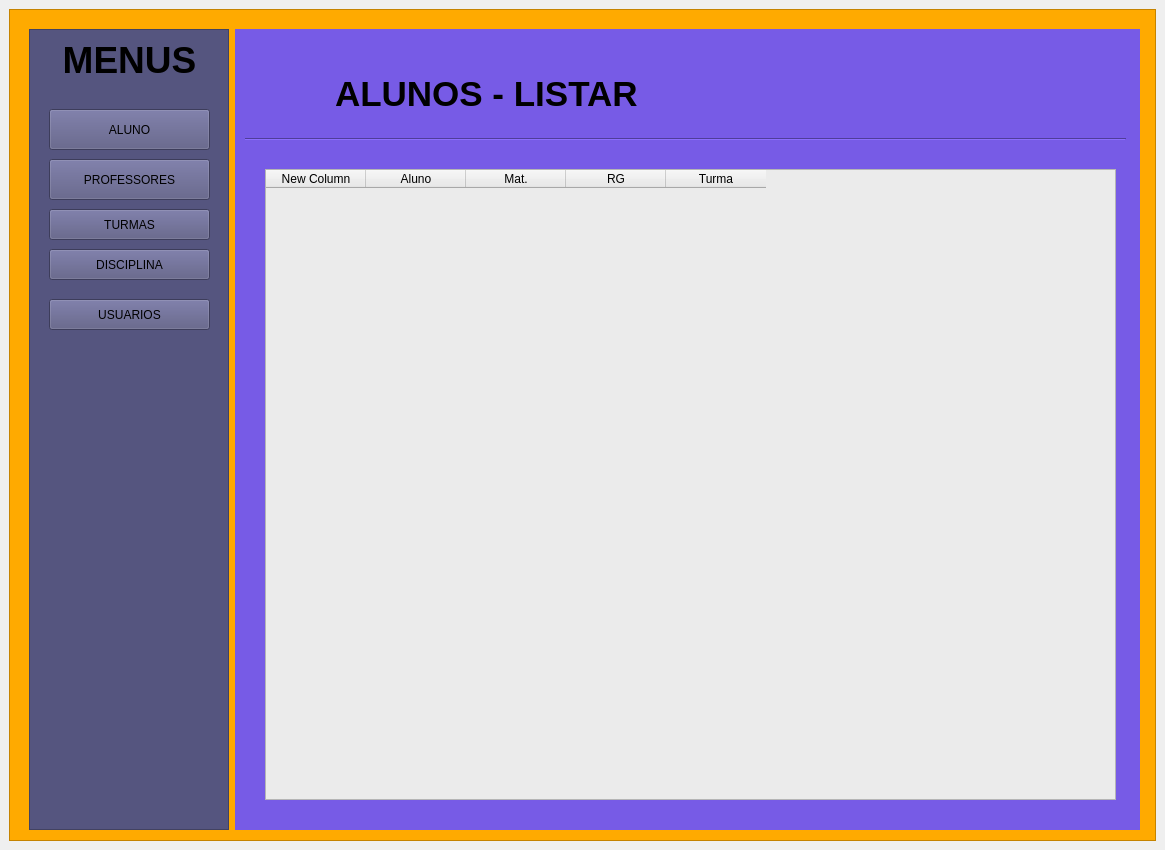
<?xml version="1.0" encoding="UTF-8"?>
<ui version="4.0">
 <class>Sistema</class>
 <widget class="QMainWindow" name="Sistema">
  <property name="geometry">
   <rect>
    <x>0</x>
    <y>0</y>
    <width>1165</width>
    <height>850</height>
   </rect>
  </property>
  <property name="minimumSize">
   <size>
    <width>1165</width>
    <height>850</height>
   </size>
  </property>
  <property name="maximumSize">
   <size>
    <width>1165</width>
    <height>850</height>
   </size>
  </property>
  <property name="windowTitle">
   <string>MainWindow</string>
  </property>
  <widget class="QWidget" name="centralwidget">
   <layout class="QVBoxLayout" name="verticalLayout">
    <item>
     <widget class="QFrame" name="frame_2">
      <property name="sizePolicy">
       <sizepolicy hsizetype="Expanding" vsizetype="Preferred">
        <horstretch>0</horstretch>
        <verstretch>0</verstretch>
       </sizepolicy>
      </property>
      <property name="styleSheet">
       <string notr="true">background-color: rgb(255, 170, 0);</string>
      </property>
      <property name="frameShape">
       <enum>QFrame::StyledPanel</enum>
      </property>
      <property name="frameShadow">
       <enum>QFrame::Raised</enum>
      </property>
      <widget class="QWidget" name="layoutWidget">
       <property name="geometry">
        <rect>
         <x>20</x>
         <y>20</y>
         <width>1111</width>
         <height>801</height>
        </rect>
       </property>
       <layout class="QHBoxLayout" name="horizontalLayout">
        <item>
         <widget class="QFrame" name="Barra_menus">
          <property name="sizePolicy">
           <sizepolicy hsizetype="Expanding" vsizetype="Expanding">
            <horstretch>0</horstretch>
            <verstretch>0</verstretch>
           </sizepolicy>
          </property>
          <property name="minimumSize">
           <size>
            <width>200</width>
            <height>0</height>
           </size>
          </property>
          <property name="maximumSize">
           <size>
            <width>200</width>
            <height>16777215</height>
           </size>
          </property>
          <property name="styleSheet">
           <string notr="true">background-color: rgb(85, 85, 127);</string>
          </property>
          <property name="frameShape">
           <enum>QFrame::StyledPanel</enum>
          </property>
          <property name="frameShadow">
           <enum>QFrame::Raised</enum>
          </property>
          <widget class="QLabel" name="label">
           <property name="geometry">
            <rect>
             <x>30</x>
             <y>10</y>
             <width>141</width>
             <height>41</height>
            </rect>
           </property>
           <property name="text">
            <string>&lt;html&gt;&lt;head/&gt;&lt;body&gt;&lt;p align=&quot;center&quot;&gt;&lt;span style=&quot; font-size:28pt; font-weight:700;&quot;&gt;MENUS&lt;/span&gt;&lt;/p&gt;&lt;/body&gt;&lt;/html&gt;</string>
           </property>
          </widget>
          <widget class="QPushButton" name="Menu_Aluno">
           <property name="geometry">
            <rect>
             <x>20</x>
             <y>80</y>
             <width>161</width>
             <height>41</height>
            </rect>
           </property>
           <property name="styleSheet">
            <string notr="true"/>
           </property>
           <property name="text">
            <string>ALUNO</string>
           </property>
          </widget>
          <widget class="QPushButton" name="Menu_Professor">
           <property name="geometry">
            <rect>
             <x>20</x>
             <y>130</y>
             <width>161</width>
             <height>41</height>
            </rect>
           </property>
           <property name="text">
            <string>PROFESSORES</string>
           </property>
          </widget>
          <widget class="QPushButton" name="Menu_Turmas">
           <property name="geometry">
            <rect>
             <x>20</x>
             <y>180</y>
             <width>161</width>
             <height>31</height>
            </rect>
           </property>
           <property name="text">
            <string>TURMAS</string>
           </property>
          </widget>
          <widget class="QPushButton" name="Menu_Disciplina">
           <property name="geometry">
            <rect>
             <x>20</x>
             <y>220</y>
             <width>161</width>
             <height>31</height>
            </rect>
           </property>
           <property name="text">
            <string>DISCIPLINA</string>
           </property>
          </widget>
          <widget class="QPushButton" name="Menu_Usuarios">
           <property name="geometry">
            <rect>
             <x>20</x>
             <y>270</y>
             <width>161</width>
             <height>31</height>
            </rect>
           </property>
           <property name="text">
            <string>USUARIOS</string>
           </property>
          </widget>
         </widget>
        </item>
        <item>
         <widget class="QStackedWidget" name="Paginas">
          <property name="sizePolicy">
           <sizepolicy hsizetype="Expanding" vsizetype="Expanding">
            <horstretch>0</horstretch>
            <verstretch>0</verstretch>
           </sizepolicy>
          </property>
          <property name="minimumSize">
           <size>
            <width>200</width>
            <height>0</height>
           </size>
          </property>
          <property name="styleSheet">
           <string notr="true">background-color: rgb(255, 170, 178);
background-color: rgb(119, 91, 230);</string>
          </property>
          <property name="currentIndex">
           <number>1</number>
          </property>
          <widget class="QWidget" name="Dashboard">
           <widget class="QLabel" name="label_2">
            <property name="geometry">
             <rect>
              <x>280</x>
              <y>190</y>
              <width>331</width>
              <height>121</height>
             </rect>
            </property>
            <property name="font">
             <font>
              <pointsize>43</pointsize>
              <bold>true</bold>
             </font>
            </property>
            <property name="text">
             <string>PG INICIAL</string>
            </property>
           </widget>
          </widget>
          <widget class="QWidget" name="Alunos">
           <widget class="QLabel" name="label_3">
            <property name="geometry">
             <rect>
              <x>100</x>
              <y>40</y>
              <width>541</width>
              <height>51</height>
             </rect>
            </property>
            <property name="font">
             <font>
              <pointsize>48</pointsize>
             </font>
            </property>
            <property name="text">
             <string>&lt;html&gt;&lt;head/&gt;&lt;body&gt;&lt;p&gt;&lt;span style=&quot; font-size:26pt; font-weight:700;&quot;&gt;ALUNOS - LISTAR&lt;/span&gt;&lt;/p&gt;&lt;/body&gt;&lt;/html&gt;</string>
            </property>
           </widget>
           <widget class="Line" name="line">
            <property name="geometry">
             <rect>
              <x>10</x>
              <y>100</y>
              <width>881</width>
              <height>20</height>
             </rect>
            </property>
            <property name="orientation">
             <enum>Qt::Horizontal</enum>
            </property>
           </widget>
           <widget class="QTableWidget" name="tableWidget">
            <property name="geometry">
             <rect>
              <x>30</x>
              <y>140</y>
              <width>851</width>
              <height>631</height>
             </rect>
            </property>
            <property name="styleSheet">
             <string notr="true">background-color: rgb(235, 235, 235);</string>
            </property>
            <column>
             <property name="text">
              <string>New Column</string>
             </property>
            </column>
            <column>
             <property name="text">
              <string>Aluno</string>
             </property>
            </column>
            <column>
             <property name="text">
              <string>Mat.</string>
             </property>
            </column>
            <column>
             <property name="text">
              <string>RG</string>
             </property>
            </column>
            <column>
             <property name="text">
              <string>Turma</string>
             </property>
            </column>
           </widget>
          </widget>
          <widget class="QWidget" name="Alunos_Cadastrar">
           <widget class="QLabel" name="label_7">
            <property name="geometry">
             <rect>
              <x>90</x>
              <y>30</y>
              <width>541</width>
              <height>51</height>
             </rect>
            </property>
            <property name="font">
             <font>
              <pointsize>48</pointsize>
             </font>
            </property>
            <property name="text">
             <string>&lt;html&gt;&lt;head/&gt;&lt;body&gt;&lt;p&gt;&lt;span style=&quot; font-size:26pt; font-weight:700;&quot;&gt;ALUNOS - LISTAR&lt;/span&gt;&lt;/p&gt;&lt;/body&gt;&lt;/html&gt;</string>
            </property>
           </widget>
           <widget class="Line" name="line_2">
            <property name="geometry">
             <rect>
              <x>0</x>
              <y>90</y>
              <width>881</width>
              <height>20</height>
             </rect>
            </property>
            <property name="orientation">
             <enum>Qt::Horizontal</enum>
            </property>
           </widget>
          </widget>
          <widget class="QWidget" name="Alunos_Atualizar">
           <widget class="QLabel" name="label_8">
            <property name="geometry">
             <rect>
              <x>100</x>
              <y>20</y>
              <width>541</width>
              <height>51</height>
             </rect>
            </property>
            <property name="font">
             <font>
              <pointsize>48</pointsize>
             </font>
            </property>
            <property name="text">
             <string>&lt;html&gt;&lt;head/&gt;&lt;body&gt;&lt;p&gt;&lt;span style=&quot; font-size:26pt; font-weight:700;&quot;&gt;ALUNOS - ATUALIZAR&lt;/span&gt;&lt;/p&gt;&lt;/body&gt;&lt;/html&gt;</string>
            </property>
           </widget>
           <widget class="Line" name="line_3">
            <property name="geometry">
             <rect>
              <x>10</x>
              <y>80</y>
              <width>881</width>
              <height>20</height>
             </rect>
            </property>
            <property name="orientation">
             <enum>Qt::Horizontal</enum>
            </property>
           </widget>
          </widget>
          <widget class="QWidget" name="Professores">
           <widget class="QLabel" name="label_4">
            <property name="geometry">
             <rect>
              <x>80</x>
              <y>200</y>
              <width>561</width>
              <height>121</height>
             </rect>
            </property>
            <property name="font">
             <font>
              <pointsize>43</pointsize>
              <bold>true</bold>
             </font>
            </property>
            <property name="text">
             <string>Professores Listar</string>
            </property>
           </widget>
          </widget>
          <widget class="QWidget" name="Professores_Cadastrar"/>
          <widget class="QWidget" name="Professores_Atualizar"/>
          <widget class="QWidget" name="Turmas">
           <widget class="QLabel" name="label_5">
            <property name="geometry">
             <rect>
              <x>460</x>
              <y>200</y>
              <width>331</width>
              <height>121</height>
             </rect>
            </property>
            <property name="font">
             <font>
              <pointsize>43</pointsize>
              <bold>true</bold>
             </font>
            </property>
            <property name="text">
             <string>Turmas</string>
            </property>
           </widget>
          </widget>
          <widget class="QWidget" name="Disciplina">
           <widget class="QLabel" name="label_6">
            <property name="geometry">
             <rect>
              <x>220</x>
              <y>280</y>
              <width>331</width>
              <height>121</height>
             </rect>
            </property>
            <property name="font">
             <font>
              <pointsize>43</pointsize>
              <bold>true</bold>
             </font>
            </property>
            <property name="text">
             <string>Disciplinas</string>
            </property>
           </widget>
          </widget>
          <widget class="QWidget" name="Usuarios"/>
         </widget>
        </item>
       </layout>
      </widget>
     </widget>
    </item>
   </layout>
  </widget>
 </widget>
 <resources/>
 <connections/>
</ui>
